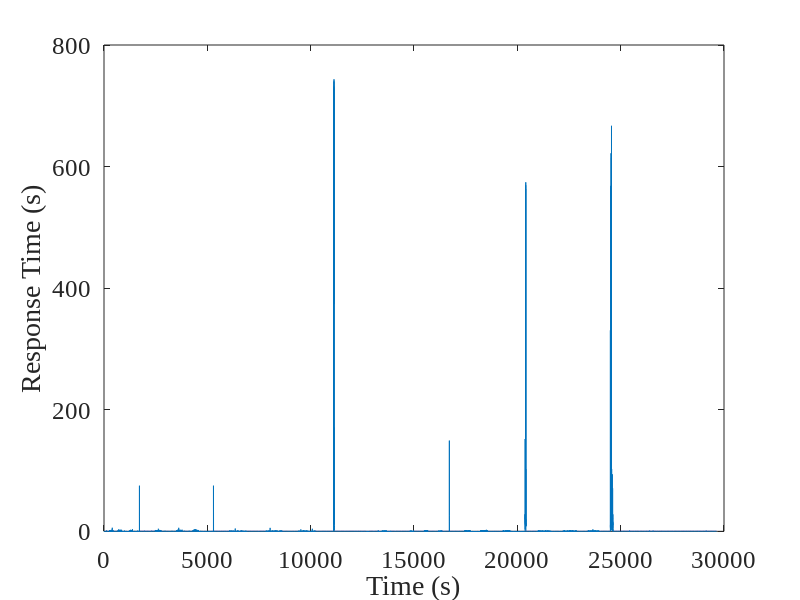

This figure's MATLAB source: (Note: this script raises an error after producing the figure.)
close all;
clear all;
clc;

load('all20');
load('QoE20');
TS=TS-mod(TS,1);
[value,xindex]=intersect(metricsTime,TS);
X=metrics(xindex,:);
[yvalue, yindex]=intersect(TS, value);
Y=responseTime(yindex);
QoE1=QoE1(yindex);
QoE2=QoE2(yindex);
N=length(Y);

figure;
plot(responseTime);
set(gca, 'FontName', 'Times New Roman', 'FontSize', 18);
ylabel('Response Time (s)');
xlabel('Time (s)');
figfile=sprintf('rt_withanomaly');
print(figfile,'-dpng','-r800');


trainTimes=20;
for i=1:length(trainTimes)
    wint=trainTimes(i);
    for t=wint+1:N
        trainX=X(t-wint:t-1,:);
        trainY=Y(t-wint:t-1);
        tic;
        B=LassoActiveSet(trainX,trainY,24);
        tt(t)=toc;
        
        tic;
        testY=Y(t);
        testX=X(t,:);
        pt(t)=toc;
        
        real(t)=testY;
        estimate(t)=max(testX*B,0);
        trainEABS(t)=mean(abs(trainX*B-trainY));
        trainEREL(t)=mean(abs((trainX*B-trainY))./trainY);
        testEABS(t)=mean(testY-testX*B);
        testEREL(t)=mean((testX*B-testY)./testY);
    end
    figure;
    subplot(2,1,1);
    plot(trainEABS, 'g-'); hold on;
    plot(testEABS, 'r-');
    set(gca, 'FontName', 'Times New Roman', 'FontSize', 18);
    ylim([-0.5 0.5]);
    ylabel('Absolute Error');
    xlabel('time');
    subplot(2,1,2);
    plot(trainEREL*100, 'g-');hold on;
    plot(testEREL*100, 'r-');
    set(gca, 'FontName', 'Times New Roman', 'FontSize', 18);
    ylim([-100 100]);
    legend('train', 'test');
    ylabel('Relative Error (%)');
    xlabel('time');
    figfile=sprintf('error_anomaly_window');
    print(figfile,'-dpng','-r800');
    
    figure;
    plot(real, 'g-'); hold on;
    plot(estimate, 'r-');
    set(gca, 'FontName', 'Times New Roman', 'FontSize', 18);
    ylim([0 2]);
    legend('real', 'estimate');
    ylabel('Response Time');
    xlabel('time');
    figfile=sprintf('error_anomaly_window');
    print(figfile,'-dpng','-r800');
    
    figure;
    xa=1:length(estimate);
    [hAx,hLine1,hLine2] = plotyy(xa, estimate, xa, QoE2);
    set(gca, 'FontName', 'Times New Roman', 'FontSize', 18);
    hLine1.LineStyle = '--';
    hLine2.LineStyle = ':';
    xlabel('Time (sec)')
    ylabel(hAx(1),'Estimated Response Time') % left y-axis
    ylabel(hAx(2),'QoE2') % right y-axis
    figfile=sprintf('estimate_qoe2_window');
    print(figfile,'-dpng','-r800');
%     tic
%     testY=Y(t+1:end);
%     testX=X(t+1:end,:);
%     testEABS(i)=mean(testY-testX*B);
%     testEREL(i)=mean((testX*B-testY)./testY);
%     pt(i)=toc/(length(Y)-t);
    
%     figure;
%     subplot(2,1,1);
%     plot(testY-testX*B, 'r-');
%     ylabel('testing error');
%     xlabel('time');
%     % figfile=sprintf('trainerror');
%     % print(figfile,'-dpng','-r800');
%     subplot(2,1,2);
%     plot(testY, 'g*-');hold on;
%     plot(testX*B, 'bo-');
%     legend('real', 'estimated');
%     ylabel('response time');
%     xlabel('time');
%     figfile=sprintf('testing_window');
%     print(figfile,'-dpng','-r800');
end
return;
figure;
plot(trainTimes, trainEABS, 'g*-'); hold on;
plot(trainTimes, testEABS, 'ro-');
set(gca, 'FontName', 'Times New Roman', 'FontSize', 18);
legend('training', 'testing');
ylabel('Absolute Error');
xlabel('Training Time (s)');
figfile=sprintf('absolute_error_withanomaly');
print(figfile,'-dpng','-r800');

figure;
plot(trainTimes, trainEREL, 'g*-'); hold on;
plot(trainTimes, testEREL, 'ro-');
set(gca, 'FontName', 'Times New Roman', 'FontSize', 18);
legend('training', 'testing');
ylabel('Relative Error');
xlabel('Training Time (s)');
figfile=sprintf('absolute_error_withanomaly');
print(figfile,'-dpng','-r800');

figure;
plot(trainTimes, tt, 'g*-'); hold on;
plot(trainTimes, pt, 'ro-');
set(gca, 'FontName', 'Times New Roman', 'FontSize', 18);
legend('training', 'testing');
ylabel('Computation Time (s)');
xlabel('Training Time (s)');
figfile=sprintf('computation_time_withanomaly');
print(figfile,'-dpng','-r800');

%     figure;
%     plot(testY-testX*B, 'r-');
%     ylabel('testing error');
%     xlabel('time');
%     % figfile=sprintf('error');
%     % print(figfile,'-dpng','-r800');
% 
%     figure;
%     plot(testY, 'g*-');hold on;
%     plot(testX*B, 'bo-');
%     legend('real', 'estimated');
%     ylabel('response time');
%     xlabel('time');
%     % figfile=sprintf('compare');
%     % print(figfile,'-dpng','-r800');